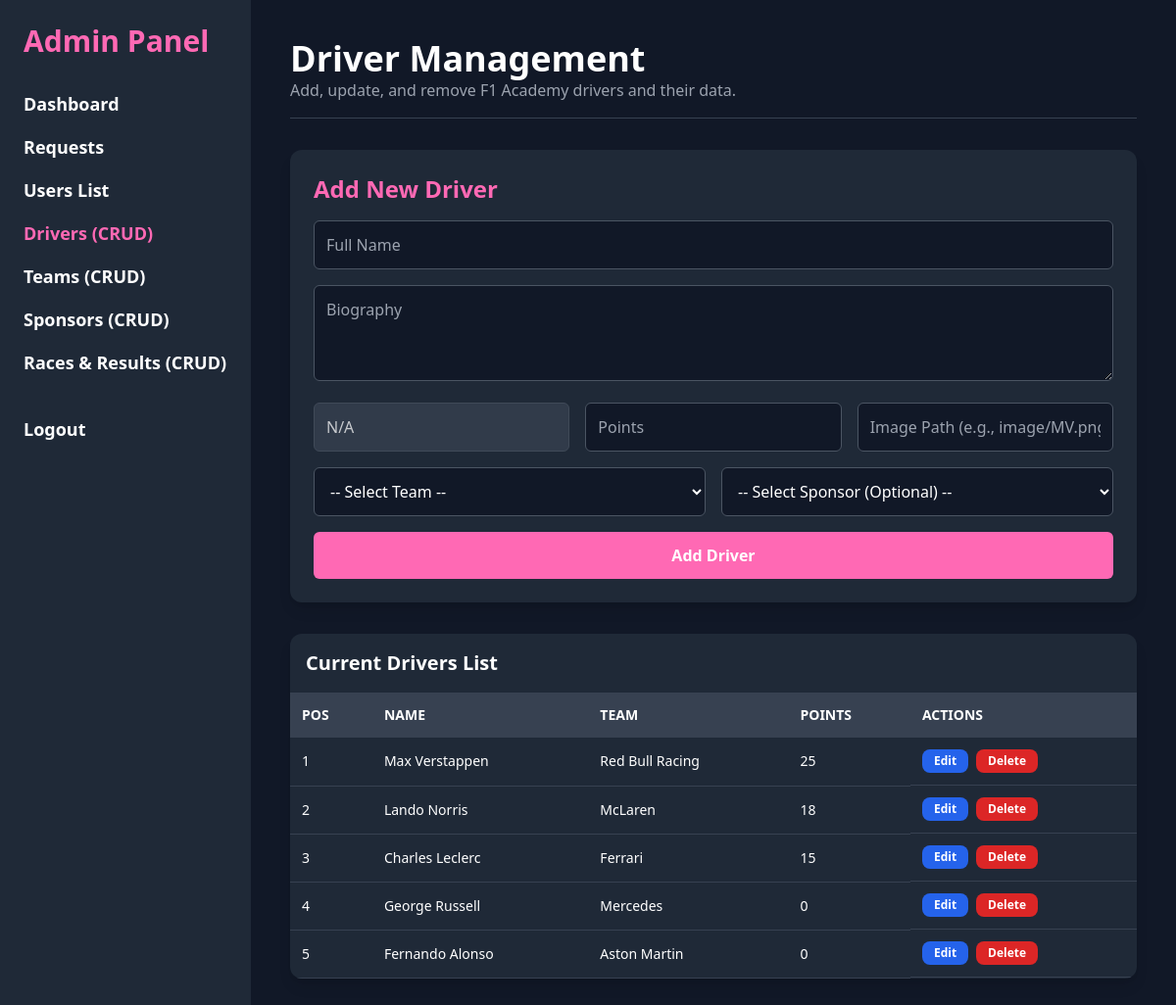
Page /admin_drivers.php (signed in) on the earlier database version.
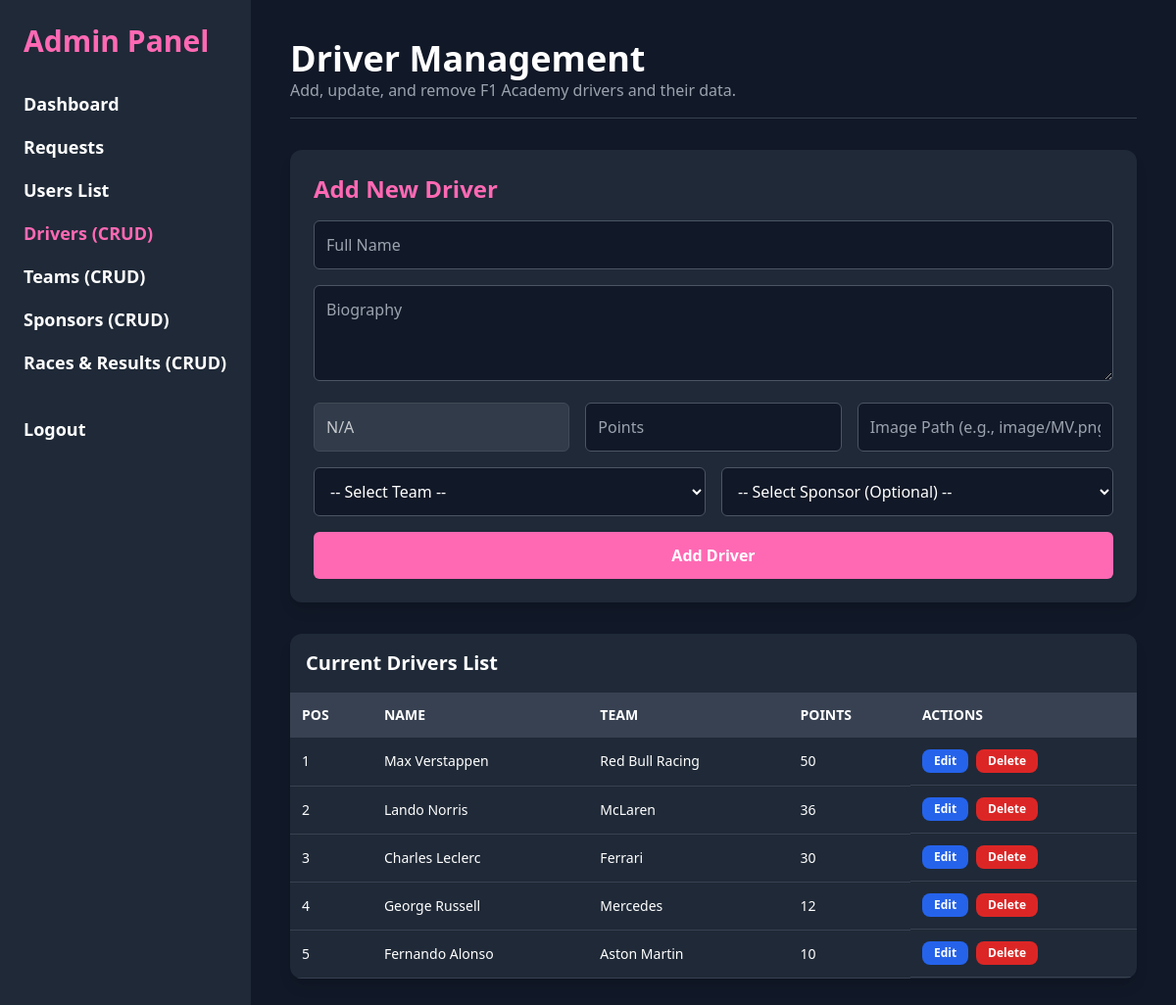
Same page on the later database version.
### tables this page shows
CREATE TABLE `drivers` (
  `id` int(11) NOT NULL,
  `fullname` varchar(255) NOT NULL,
  `team_name` varchar(100) NOT NULL,
  `sponsor_name` varchar(100) DEFAULT NULL,
  `standing_position` int(11) DEFAULT NULL,
  `points` int(11) DEFAULT 0,
  `biography` text DEFAULT NULL,
  `image_path` varchar(255) DEFAULT NULL
);

### conn.php (called while the page is built, shortened)
<?php
function get_all_drivers($conn) {
    $query = "SELECT * FROM drivers ORDER BY points DESC";
    $result = $conn->query($query);
    $data = [];
    while ($row = $result->fetch_assoc()) {
        $data[] = $row;
    }
    return $data;
}
?>

### admin_drivers.php (the view, shortened to what the changed rows need)
<?php
include("conn.php");
$drivers = get_all_drivers($conn);
?>
<!DOCTYPE html>
<html lang="en">
<head>
    <script src="https://cdn.tailwindcss.com"></script>
</head>
<body class="bg-gray-900 text-white font-sans flex">
    <aside class="w-64 bg-gray-800 h-screen fixed p-6">
        <h1 class="text-3xl font-extrabold mb-8 text-hotpink">Admin Panel</h1>
    </aside>
    <div class="flex-1 ml-64 p-10">
        <header class="mb-8 border-b border-gray-700 pb-4">
            <h2 class="text-4xl font-bold">Driver Management</h2>
        </header>
        <div class="bg-gray-800 rounded-xl overflow-x-auto shadow-lg">
            <table class="min-w-full table-auto text-left">
                <thead>
                    <tr class="bg-gray-700 text-sm uppercase">
                        <th class="p-3">POS</th>
                        <th class="p-3">Name</th>
                        <th class="p-3">Team</th>
                        <th class="p-3">Points</th>
                        <th class="p-3">Actions</th>
                    </tr>
                </thead>
                <tbody>
                    <?php if (!empty($drivers)): ?>
                        <?php $num = 1 ?>
                        <?php foreach ($drivers as $driver): ?>
                            <tr class="hover:bg-gray-700 text-sm">
                                <td><?php echo $num++; ?></td>
                                <td><?php echo htmlspecialchars($driver['fullname']); ?></td>
                                <td><?php echo htmlspecialchars($driver['team_name']); ?></td>
                                <td><?php echo htmlspecialchars($driver['points']); ?></td>
                                <td class="whitespace-nowrap flex space-x-2">
                                    <a href="admin_drivers.php?edit_id=<?php echo $driver['id']; ?>" class="text-xs bg-blue-600 hover:bg-blue-700 text-white py-1 px-3 rounded-lg font-bold transition duration-200">
                                        Edit
                                    </a>
                                    <form method="POST" class="inline-block" onsubmit="return confirm('Are you sure you want to delete driver: <?php echo $driver['fullname']; ?>?');">
                                        <button type="submit" name="delete_driver" class="text-xs bg-red-600 hover:bg-red-700 text-white py-1 px-3 rounded-lg font-bold transition duration-200">
                                            Delete
                                        </button>
                                    </form>
                                </td>
                            </tr>
                        <?php endforeach; ?>
                    <?php else: ?>
                        <tr><td colspan="5" class="text-center py-4 text-gray-400">No drivers found.</td></tr>
                    <?php endif; ?>
                </tbody>
            </table>
        </div>
    </div>
</body>
</html>

Differences in the rows shown:
changed drivers "Max Verstappen": points "25" → "50"
changed drivers "Lando Norris": points "18" → "36"
changed drivers "Charles Leclerc": points "15" → "30"
changed drivers "George Russell": points "0" → "12"
changed drivers "Fernando Alonso": points "0" → "10"
